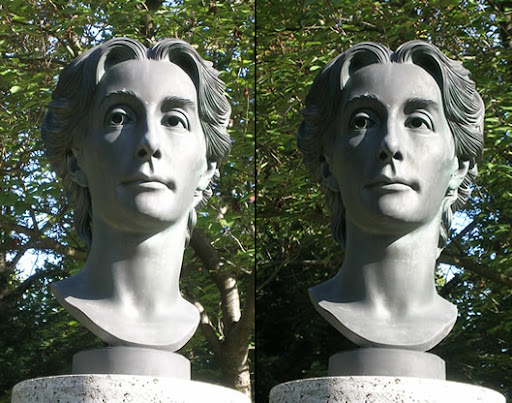
#> input picture 009-estereoscopia/referencia.jpg, 512 x 403 px
$ python '002-un pixel.py'
#> lines starting #> are read from the running program, lines starting #| are printed output that depends on the picture
from PIL import Image


imagen = Image.open("referencia.jpg")
#> imagen is the input picture: PIL image 512x403 RGB; mean R, G, B 96.2, 103.3, 90
escalado = imagen.resize((640,480))
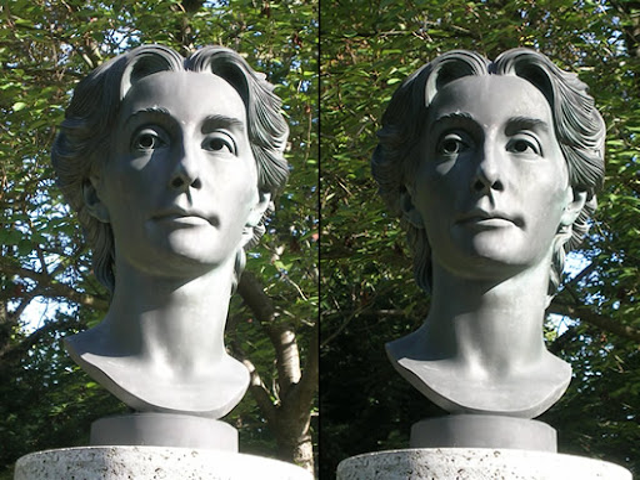
#> escalado: PIL image 640x480 RGB; mean R, G, B 96.2, 103.3, 90
pixeles = escalado.load()
print(pixeles[0,0])
#| (70, 87, 47)
